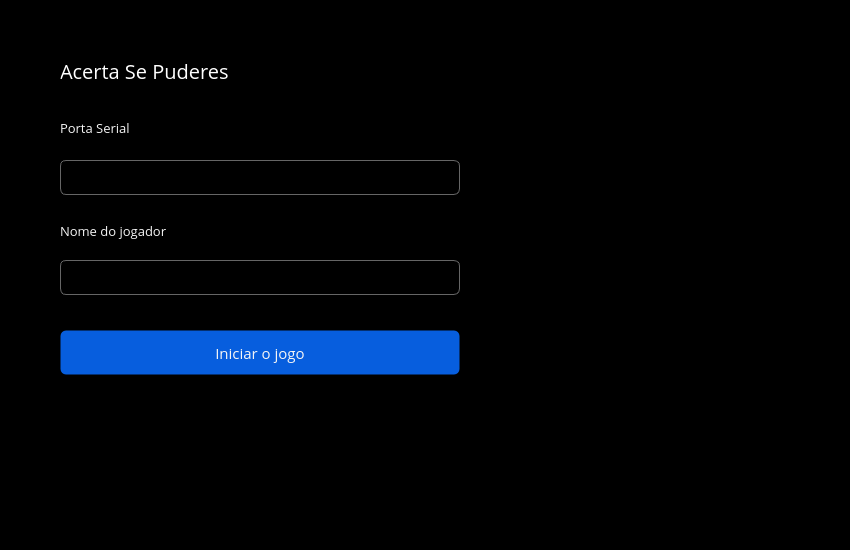
<?xml version="1.0" encoding="UTF-8"?>
<ui version="4.0">
 <class>gui1</class>
 <widget class="QMainWindow" name="gui1">
  <property name="geometry">
   <rect>
    <x>0</x>
    <y>0</y>
    <width>850</width>
    <height>550</height>
   </rect>
  </property>
  <property name="font">
   <font>
    <family>Open Sans</family>
   </font>
  </property>
  <property name="windowTitle">
   <string>Acerte se puderes</string>
  </property>
  <property name="styleSheet">
   <string notr="true">background-color: #000;</string>
  </property>
  <widget class="QWidget" name="centralwidget">
   <widget class="QPushButton" name="btn_comecar">
    <property name="geometry">
     <rect>
      <x>60</x>
      <y>330</y>
      <width>400</width>
      <height>45</height>
     </rect>
    </property>
    <property name="font">
     <font>
      <family>Open Sans</family>
      <pointsize>11</pointsize>
     </font>
    </property>
    <property name="cursor">
     <cursorShape>PointingHandCursor</cursorShape>
    </property>
    <property name="focusPolicy">
     <enum>Qt::NoFocus</enum>
    </property>
    <property name="styleSheet">
     <string notr="true">QPushButton {
	background-color: #075ede;
	color: #f5f5f5;
	border: 1px solid transparent;
	border-radius: 6px;
}
QPushButton:hover {
	background-color: #094aaa;
}</string>
    </property>
    <property name="text">
     <string>Iniciar o jogo</string>
    </property>
   </widget>
   <widget class="QLabel" name="lb_port">
    <property name="geometry">
     <rect>
      <x>60</x>
      <y>60</y>
      <width>171</width>
      <height>21</height>
     </rect>
    </property>
    <property name="font">
     <font>
      <family>Open Sans</family>
      <pointsize>15</pointsize>
     </font>
    </property>
    <property name="styleSheet">
     <string notr="true">color: qlineargradient(spread:pad, x1:0, y1:0, x2:1, y2:0, stop:0 rgba(0, 0, 0, 255), stop:1 rgba(255, 255, 255, 255));</string>
    </property>
    <property name="text">
     <string>Acerta Se Puderes</string>
    </property>
   </widget>
   <widget class="QLineEdit" name="in_port">
    <property name="geometry">
     <rect>
      <x>60</x>
      <y>160</y>
      <width>400</width>
      <height>35</height>
     </rect>
    </property>
    <property name="font">
     <font>
      <family>Open Sans</family>
      <pointsize>10</pointsize>
     </font>
    </property>
    <property name="styleSheet">
     <string notr="true">QLineEdit {
	border: 1px solid #666;
	border-radius: 6px;
	color: rgb(245, 245, 245);
	padding-left: 10px;
	outline-color: #fff;
}
QLineEdit:focus {
	border: 1px solid #939393;
}</string>
    </property>
   </widget>
   <widget class="QLineEdit" name="in_nome">
    <property name="geometry">
     <rect>
      <x>60</x>
      <y>260</y>
      <width>400</width>
      <height>35</height>
     </rect>
    </property>
    <property name="font">
     <font>
      <family>Open Sans</family>
      <pointsize>10</pointsize>
     </font>
    </property>
    <property name="styleSheet">
     <string notr="true">QLineEdit {
	border: 1px solid #666;
	border-radius: 6px;
	color: rgb(245, 245, 245);
	padding-left: 10px;
}
QLineEdit:focus {
	border: 1px solid #939393;
}</string>
    </property>
   </widget>
   <widget class="QLabel" name="lb_nome">
    <property name="geometry">
     <rect>
      <x>60</x>
      <y>220</y>
      <width>141</width>
      <height>21</height>
     </rect>
    </property>
    <property name="font">
     <font>
      <family>Open Sans</family>
      <pointsize>10</pointsize>
     </font>
    </property>
    <property name="styleSheet">
     <string notr="true">color: rgb(245, 245, 245);</string>
    </property>
    <property name="text">
     <string>Nome do jogador</string>
    </property>
   </widget>
   <widget class="QLabel" name="lb_port_3">
    <property name="geometry">
     <rect>
      <x>60</x>
      <y>120</y>
      <width>91</width>
      <height>16</height>
     </rect>
    </property>
    <property name="font">
     <font>
      <family>Open Sans</family>
      <pointsize>10</pointsize>
     </font>
    </property>
    <property name="styleSheet">
     <string notr="true">color: rgb(245, 245, 245);</string>
    </property>
    <property name="text">
     <string>Porta Serial</string>
    </property>
   </widget>
   <widget class="QLabel" name="lb_img">
    <property name="geometry">
     <rect>
      <x>500</x>
      <y>110</y>
      <width>291</width>
      <height>281</height>
     </rect>
    </property>
    <property name="font">
     <font>
      <family>Open Sans</family>
      <pointsize>15</pointsize>
     </font>
    </property>
    <property name="styleSheet">
     <string notr="true">color: qlineargradient(spread:pad, x1:0, y1:0, x2:1, y2:0, stop:0 rgba(0, 0, 0, 255), stop:1 rgba(255, 255, 255, 255));</string>
    </property>
    <property name="text">
     <string/>
    </property>
    <property name="pixmap">
     <pixmap>../img/arduino.png</pixmap>
    </property>
    <property name="scaledContents">
     <bool>true</bool>
    </property>
   </widget>
  </widget>
  <widget class="QStatusBar" name="statusbar"/>
 </widget>
 <resources/>
 <connections/>
</ui>
